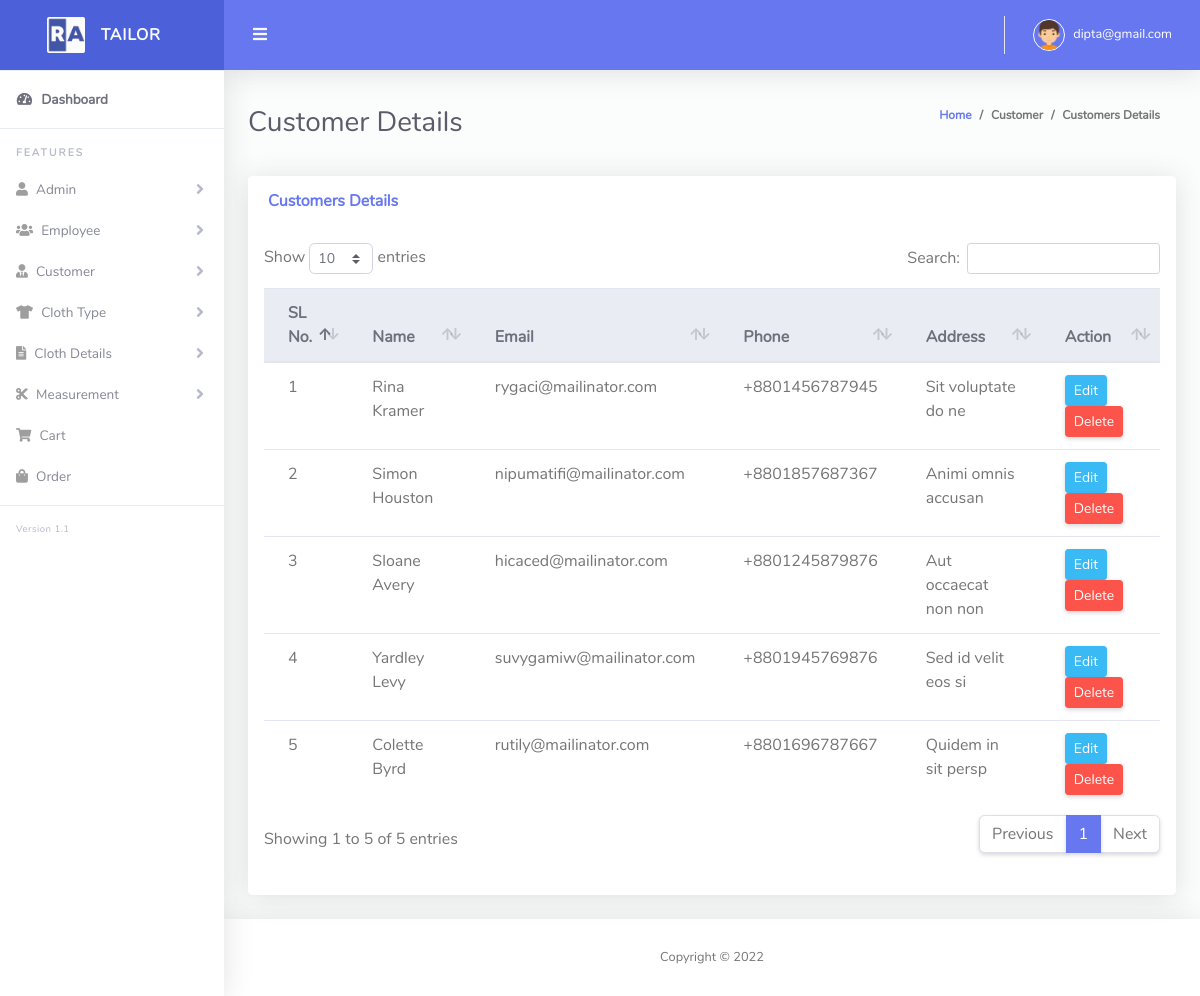
Screenshot of /customer_list.php (signed in) with the database file from the repository.
### tables this page shows
CREATE TABLE `tbl_customer` (
  `cus_id` int(11) NOT NULL,
  `cus_name` varchar(255) NOT NULL,
  `cus_email` varchar(255) NOT NULL,
  `cus_phone` varchar(255) NOT NULL,
  `cus_address` text NOT NULL,
  `created_at` timestamp NOT NULL DEFAULT current_timestamp(),
  `soft_delete` tinyint(4) NOT NULL DEFAULT 0
);

### Classes/DB.php (called while the page is built, shortened)
<?php
class DB
{
    public function connect(){
        $this->conn = new mysqli("localhost","root","","tailor_shop");
        if ($this->conn->connect_error) {
          die("Connection failed: " . $this->conn->connect_error);
        } else {
            return $msg =  "connected";
        }
    }
}
?>

### Classes/CustomerClass.php (called while the page is built, shortened)
<?php
include_once 'db.php';
class CustomerClass extends DB
{
    public function viewCustomer(){
        $qry = "SELECT * FROM tbl_customer where soft_delete = 0";
        $result = $this->conn->query($qry);
        return $result;
    }
}

### customer_list.php (the view, shortened to what this page needs)
<?php include 'layouts/header.php';
?>
<div class="container-fluid" id="container-wrapper">
    <div class="d-sm-flex align-items-center justify-content-between mb-4">
    <h1 class="h3 mb-0 text-gray-800">Customer Details</h1>
    <ol class="breadcrumb">
        <li class="breadcrumb-item"><a href="./">Home</a></li>
        <li class="breadcrumb-item">Customer</li>
        <li class="breadcrumb-item active" aria-current="page">Customers Details</li>
    </ol>
    </div>
    <div class="row">
        <div class="col-lg-12 mb-4">
            <div class="card">
            <div class="card-header py-3 d-flex flex-row align-items-center justify-content-between">
                <h6 class="m-0 font-weight-bold text-primary">Customers Details</h6>
            </div>
            <div class="table-responsive p-3">
                <table class="table align-items-center table-flush" id="dataTable">
                    <thead class="thead-light">
                        <tr>
                            <th>SL No.</th>
                            <th>Name</th>
                            <th>Email</th>
                            <th>Phone</th>
                            <th>Address</th>
                            <th>Action</th>
                        </tr>
                    </thead>
                    <tbody>
                        <?php
                            $i = 0;
                            $view = $customer->viewCustomer();
                            foreach($view as $value){
                        ?>
                        <tr>
                            <td><?php echo $i+=1; ?></td>
                            <td><?php echo $value['cus_name']; ?></td>
                            <td><?php echo $value['cus_email']; ?></td>
                            <td><?php echo $value['cus_phone']; ?></td>
                            <td><?php echo $value['cus_address']; ?></td>
                            <td>
                                <a href="edit_customer.php?customerid=<?php echo $value['cus_id'] ;?>" class="btn btn-sm btn-info">Edit</a>
                            <?php if(($role == 0) || ($role == 1)) { ?>
                                <a onclick="return confirm('Are you sure to Delete?');" href="?delCustomer=<?php echo $value['cus_id'] ;?>" class="btn btn-sm btn-danger">Delete</a>
                            <?php } ?>
                            </td>
                        </tr>
                        <?php } ?>
                    </tbody>
                </table>
            </div>
            <div class="card-footer"></div>
            </div>
        </div>
    </div>
</div>
<?php include 'layouts/footer.php';?>

### rows the page displays
tbl_customer: i "1", cus_name "Rina Kramer", cus_email "rygaci@mailinator.com", cus_phone "+8801456787945", cus_address "Sit voluptate do ne"
tbl_customer: i "2", cus_name "Simon Houston", cus_email "nipumatifi@mailinator.com", cus_phone "+8801857687367", cus_address "Animi omnis accusan"
tbl_customer: i "3", cus_name "Sloane Avery", cus_email "hicaced@mailinator.com", cus_phone "+8801245879876", cus_address "Aut occaecat non non"
tbl_customer: i "4", cus_name "Yardley Levy", cus_email "suvygamiw@mailinator.com", cus_phone "+8801945769876", cus_address "Sed id velit eos si"
tbl_customer: i "5", cus_name "Colette Byrd", cus_email "rutily@mailinator.com", cus_phone "+8801696787667", cus_address "Quidem in sit persp"

### other values shown
$_SESSION['email'] "dipta@gmail.com"
